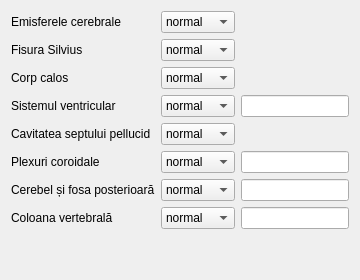
                     <widget class="QWidget" name="tab_5">
                      <attribute name="title">
                       <string>SNC</string>
                      </attribute>
                      <layout class="QGridLayout" name="gridLayout_70">
                       <item row="6" column="0">
                        <widget class="QLabel" name="label_166">
                         <property name="text">
                          <string>Cerebel și fosa posterioară</string>
                         </property>
                        </widget>
                       </item>
                       <item row="4" column="0">
                        <widget class="QLabel" name="label_gestation2_cavityPellucidSeptum">
                         <property name="text">
                          <string>Cavitatea septului pellucid</string>
                         </property>
                        </widget>
                       </item>
                       <item row="2" column="0">
                        <widget class="QLabel" name="label_162">
                         <property name="text">
                          <string>Corp calos</string>
                         </property>
                        </widget>
                       </item>
                       <item row="7" column="0">
                        <widget class="QLabel" name="label_167">
                         <property name="text">
                          <string>Coloana vertebrală</string>
                         </property>
                        </widget>
                       </item>
                       <item row="0" column="1">
                        <widget class="QComboBox" name="gestation2_hemispheres">
                         <item>
                          <property name="text">
                           <string>normal</string>
                          </property>
                         </item>
                         <item>
                          <property name="text">
                           <string>anormal</string>
                          </property>
                         </item>
                         <item>
                          <property name="text">
                           <string>dificil</string>
                          </property>
                         </item>
                        </widget>
                       </item>
                       <item row="5" column="1">
                        <widget class="QComboBox" name="gestation2_choroidalPlex">
                         <item>
                          <property name="text">
                           <string>normal</string>
                          </property>
                         </item>
                         <item>
                          <property name="text">
                           <string>anormal</string>
                          </property>
                         </item>
                         <item>
                          <property name="text">
                           <string>dificil</string>
                          </property>
                         </item>
                        </widget>
                       </item>
                       <item row="0" column="0">
                        <widget class="QLabel" name="label_160">
                         <property name="text">
                          <string>Emisferele cerebrale</string>
                         </property>
                        </widget>
                       </item>
                       <item row="3" column="2" colspan="2">
                        <widget class="QLineEdit" name="gestation2_ventricularSystem_description"/>
                       </item>
                       <item row="6" column="2" colspan="2">
                        <widget class="QLineEdit" name="gestation2_cerebellum_description"/>
                       </item>
                       <item row="1" column="0">
                        <widget class="QLabel" name="label_gestation2_fissureSilvius">
                         <property name="text">
                          <string>Fisura Silvius</string>
                         </property>
                        </widget>
                       </item>
                       <item row="4" column="1">
                        <widget class="QComboBox" name="gestation2_cavityPellucidSeptum">
                         <item>
                          <property name="text">
                           <string>normal</string>
                          </property>
                         </item>
                         <item>
                          <property name="text">
                           <string>anormal</string>
                          </property>
                         </item>
                         <item>
                          <property name="text">
                           <string>dificil</string>
                          </property>
                         </item>
                        </widget>
                       </item>
                       <item row="5" column="2" colspan="2">
                        <widget class="QLineEdit" name="gestation2_choroidalPlex_description"/>
                       </item>
                       <item row="7" column="2" colspan="2">
                        <widget class="QLineEdit" name="gestation2_vertebralColumn_description"/>
                       </item>
                       <item row="2" column="1">
                        <widget class="QComboBox" name="gestation2_corpCalos">
                         <item>
                          <property name="text">
                           <string>normal</string>
                          </property>
                         </item>
                         <item>
                          <property name="text">
                           <string>anormal</string>
                          </property>
                         </item>
                         <item>
                          <property name="text">
                           <string>dificil</string>
                          </property>
                         </item>
                        </widget>
                       </item>
                       <item row="3" column="0">
                        <widget class="QLabel" name="label_163">
                         <property name="text">
                          <string>Sistemul ventricular</string>
                         </property>
                        </widget>
                       </item>
                       <item row="6" column="1">
                        <widget class="QComboBox" name="gestation2_cerebellum">
                         <item>
                          <property name="text">
                           <string>normal</string>
                          </property>
                         </item>
                         <item>
                          <property name="text">
                           <string>anormal</string>
                          </property>
                         </item>
                         <item>
                          <property name="text">
                           <string>dificil</string>
                          </property>
                         </item>
                        </widget>
                       </item>
                       <item row="5" column="0">
                        <widget class="QLabel" name="label_165">
                         <property name="text">
                          <string>Plexuri coroidale</string>
                         </property>
                        </widget>
                       </item>
                       <item row="7" column="1">
                        <widget class="QComboBox" name="gestation2_vertebralColumn">
                         <item>
                          <property name="text">
                           <string>normal</string>
                          </property>
                         </item>
                         <item>
                          <property name="text">
                           <string>anormal</string>
                          </property>
                         </item>
                         <item>
                          <property name="text">
                           <string>dificil</string>
                          </property>
                         </item>
                        </widget>
                       </item>
                       <item row="3" column="1">
                        <widget class="QComboBox" name="gestation2_ventricularSystem">
                         <item>
                          <property name="text">
                           <string>normal</string>
                          </property>
                         </item>
                         <item>
                          <property name="text">
                           <string>anormal</string>
                          </property>
                         </item>
                         <item>
                          <property name="text">
                           <string>dificil</string>
                          </property>
                         </item>
                        </widget>
                       </item>
                       <item row="1" column="1">
                        <widget class="QComboBox" name="gestation2_fissureSilvius">
                         <item>
                          <property name="text">
                           <string>normal</string>
                          </property>
                         </item>
                         <item>
                          <property name="text">
                           <string>anormal</string>
                          </property>
                         </item>
                         <item>
                          <property name="text">
                           <string>dificil</string>
                          </property>
                         </item>
                        </widget>
                       </item>
                       <item row="8" column="1">
                        <spacer name="verticalSpacer_17">
                         <property name="orientation">
                          <enum>Qt::Vertical</enum>
                         </property>
                         <property name="sizeHint" stdset="0">
                          <size>
                           <width>20</width>
                           <height>40</height>
                          </size>
                         </property>
                        </spacer>
                       </item>
                      </layout>
                     </widget>
